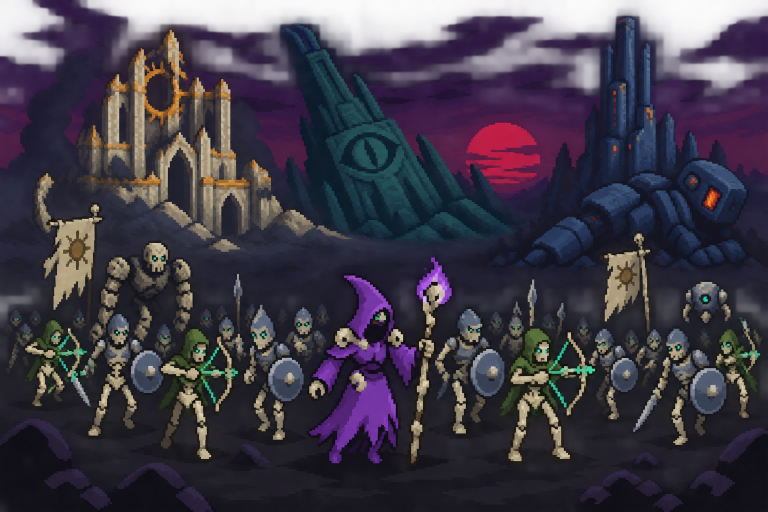
#> input picture art_source/epilogue/raw/act3_4.png, 1536 x 1024 px, found by its file name (shown at 1/2 size)
$ python epilogue_face.py art_source/epilogue/raw/act3_4.png art_source/epilogue/act3_4.png
#> lines starting #> are read from the running program, lines starting #| are printed output that depends on the picture
"""epilogue_face.py: repaint the necromancer's face in an epilogue panel source like his game sprite.

Usage (from the repo root):
    python3 tools/epilogue_face.py <source png> <output png>
    e.g. python3 tools/epilogue_face.py art_source/epilogue/raw/act3_4.png art_source/epilogue/act3_4.png

Owner review, round 4 (act3_4): in the game the necromancer's face is a black void inside the hood with
two glowing violet eyes (assets/sprites/player/necromancer.png), and the AI source drew bone and teal
blotches there. This paints the hood opening black and puts the two eyes in by hand, so it matches the
sprite exactly and leaves every other pixel alone. The unpainted AI source is kept in art_source/epilogue/raw/ (out of
epilogue_panel.py --all's reach). The box and eye places are for act3_4's source.
"""

import sys
from PIL import Image
src, out = sys.argv[1], sys.argv[2]  # Original source PNG, repainted output PNG.
im = Image.open(src).convert("RGB")
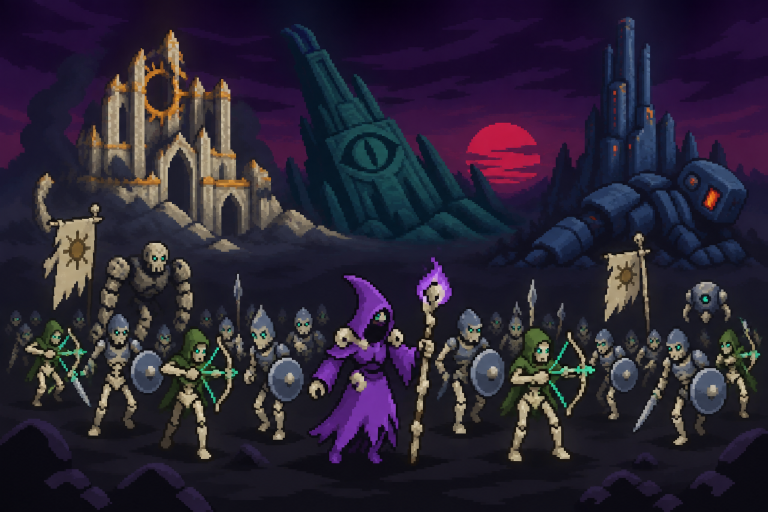
#> im: PIL image 1536x1024 RGB (shown at 1/2 size); mean R, G, B 42.9, 36.4, 52.2
px = im.load()
BOX = (744, 612, 782, 656)  # Hood opening in source px (x0, y0, x1, y1), found on a 10 px grid.
VOID = (18, 10, 26)  # Ink of the hood's inside, the dark of the sprite's face (near ink_violet).
EYE = (163, 92, 250)  # violet #A35CFA, the sprite's eye colour.
EYE_CORE = (221, 189, 255)  # violet_light #DDBDFF, the bright centre of each eye.
for y in range(BOX[1], BOX[3]):
    for x in range(BOX[0], BOX[2]):
        r, g, b = px[x, y]
        hood = b > r + 20 and b > 100 and r > 60  # The violet hood cloth stays as it is.
        if not hood:
            px[x, y] = VOID
EYES = [(753, 626), (764, 626)]  # Top-left corner of each eye (source px), a little above the opening's middle.
EYE_SIZE = 6  # Eye width and height (source px): 4 panel art px after the 1.5x downscale, one sprite eye at this figure size.
for ex, ey in EYES:
    for y in range(ey, ey + EYE_SIZE):
        for x in range(ex, ex + EYE_SIZE):
            px[x, y] = EYE
    for y in range(ey + 1, ey + 4):  # A small bright core, upper-middle of the eye.
        for x in range(ex + 1, ex + 5):
            px[x, y] = EYE_CORE
im.save(out)
